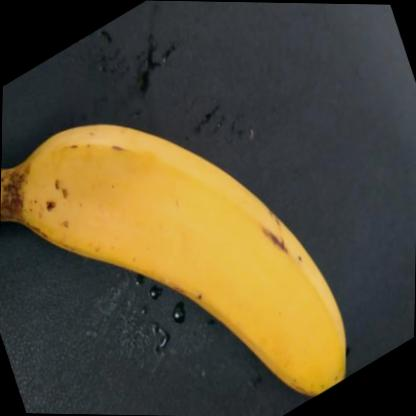
#> input picture agrigrade-frontend/ai-backend/dataset/banana/A/grade_a_01.jpg, 416 x 416 px
$ python -i gemini_vision.py   (imports and definitions only)
#> lines starting #> are read from the running program, lines starting #| are printed output that depends on the picture; after the words box and inside, x2 and y2 are one past the last pixel; in counts of white or black regions, pixels touching at a corner belong together
### ai-service/src/inference/model_registry.py
"""
Centralized Model Registry for AgriGrade AI.
Registers supported crops, available CNN/YOLO models, and handles canonical naming and model statuses.
"""

import json
from pathlib import Path

BASE_DIR = Path(__file__).resolve().parent.parent.parent
MODELS_DIR = BASE_DIR / "models"
CONFIGS_DIR = BASE_DIR / "configs" / "grading"

CROP_CANONICAL_MAP = {
    "banana": "banana",
    "bananas": "banana",

    "mango": "mango",
    "mangoes": "mango",

    "tomato": "tomato",
    "tomatoes": "tomato",

    "onion": "onion",
    "onions": "onion",

    "brinjal": "brinjal",
    "eggplant": "brinjal",
    "baingan": "brinjal",

    "okra": "okra",
    "bhendi": "okra",
    "bhindi": "okra",
    "ladies finger": "okra",
    "lady finger": "okra",

    "green_chilli": "green_chilli",
    "green chilli": "green_chilli",
    "green chili": "green_chilli",
    "chilli": "green_chilli",
    "chili": "green_chilli",

    "drumstick": "drumstick",
    "moringa": "drumstick",
    "murungai": "drumstick",

    "beetroot": "beetroot",
    "beet": "beetroot",

    "bottle_gourd": "bottle_gourd",
    "bottle gourd": "bottle_gourd",
    "lauki": "bottle_gourd",

    "bitter_gourd": "bitter_gourd",
    "bitter gourd": "bitter_gourd",
    "karela": "bitter_gourd",

    "snake_gourd": "snake_gourd",
    "snake gourd": "snake_gourd",
    "pudalangai": "snake_gourd",

    "carrot": "carrot",
    "carrots": "carrot",
    "gajar": "carrot",

    "tapioca": "tapioca",
    "cassava": "tapioca",
    "maravalli": "tapioca"
}

CROP_DISPLAY_NAMES = {
    "banana": "Banana",
    "mango": "Mango",
    "tomato": "Tomato",
    "onion": "Onion",
    "brinjal": "Brinjal / Eggplant",
    "okra": "Bhendi / Okra",
    "green_chilli": "Green Chilli",
    "drumstick": "Drumstick / Moringa",
    "beetroot": "Beetroot",
    "bottle_gourd": "Bottle Gourd",
    "bitter_gourd": "Bitter Gourd",
    "snake_gourd": "Snake Gourd",
    "carrot": "Carrot",
    "tapioca": "Tapioca / Cassava"
}

class ModelRegistry:
    def __init__ (self):
        self.models_dir = MODELS_DIR
        self._verify_registered_models()

    def _verify_registered_models(self):
        trained_multi_crop_path = Path(r"C:\Users\naksh\.gemini\antigravity\scratch\agrigrade-frontend\crop-quality-ai\crop-quality-ai\models\crop_grade_model.keras")
        has_multi_crop = trained_multi_crop_path.exists()

        self.registry = {
            "banana": {
                "maturity": {
                    "architecture": "EfficientNet-B0",
                    "task": "maturity",
                    "classes": ["overripe", "ripe", "rotten", "unripe"],
                    "model_path": self.models_dir / "banana_maturity" / "cnn" / "best_model" / "model.pth",
                    "input_size": (224, 224),
                    "confidence_threshold": 0.60
                }
            }
        }

        # Add multi-crop trained models from crop-quality-ai
        for crop in ["mango", "tomato", "onion", "okra", "carrot"]:
            self.registry[crop] = {
                "quality": {
                    "architecture": "MobileNetV2 (Keras)",
                    "task": "quality_grade_classification",
                    "classes": [f"{crop}_grade_a", f"{crop}_grade_b", f"{crop}_grade_c"],
                    "model_path": trained_multi_crop_path,
                    "input_size": (224, 224),
                    "experimental": True
                }
            }
#> in run_gemini_vision_analysis, pil_img is the input picture: PIL image 416x416 RGB; mean R, G, B 87, 77.7, 53.4

    # [5 lines left out: function resolve_crop, not called in this run]

    def get_display_name(self, canonical_crop):
        return CROP_DISPLAY_NAMES.get(canonical_crop, canonical_crop.replace("_", " ").title())

    # [52 lines left out: functions get_cnn_info, get_yolo_info, not called in this run]

# Singleton Instance
model_registry = ModelRegistry()

### ai-service/src/inference/gemini_vision.py
"""
Gemini Vision Multimodal Reasoning & Visual Computer Vision Layer for AgriGrade AI.
Provides structured visual evidence analysis for all supported crops (Banana, Tomato, Mango, Onion, Okra, Carrot, etc.).
Explicitly distinguishes:
- Natural ripening browning / sugar speckling ≠ Fungal growth / mold spores ≠ Mechanical bruising ≠ Active soft rot ≠ General surface discoloration
"""

import os
import io
import json
import numpy as np
from PIL import Image
from inference.model_registry import model_registry

def analyze_produce_pixels(pil_img):
    """
    Universal produce segmentation and surface computer vision scanner distinguishing:
    1. Severe fungal rot decomposition / dehydration wrinkling / mold spores -> REJECT
    2. Overripe / browning / decay -> GRADE C or REJECT
    3. Clean / Ripe -> GRADE A / B
    4. Dominant crop color profile
    """
    try:
        arr = np.array(pil_img.convert("RGB")).astype(float)
        h, w, _ = arr.shape

        r = arr[:, :, 0]
        g = arr[:, :, 1]
        b = arr[:, :, 2]
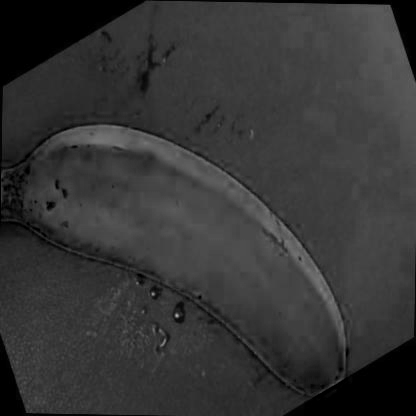
#> b: shape (416, 416) float64; min 0, max 177, mean 53.4

        # Calculate luminance and gradient (Laplacian / texture edge density)
        gray = 0.299 * r + 0.587 * g + 0.114 * b
        dy, dx = np.gradient(gray)
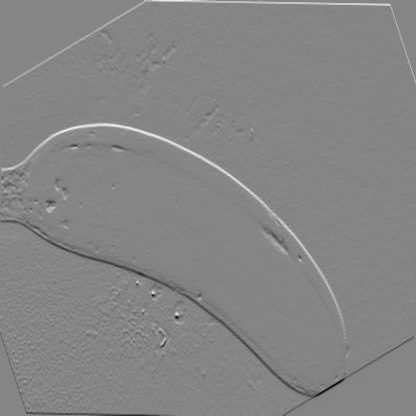
#> dy: shape (416, 416) float64; min -64.84, max 59.29, mean 0; drawn with min black and max white
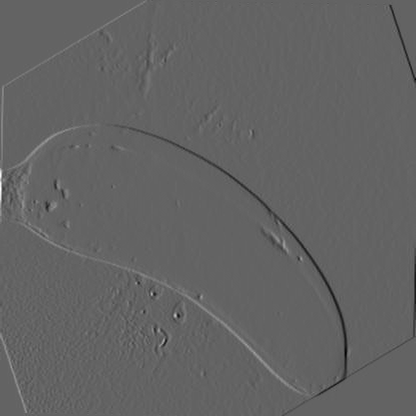
#> dx: shape (416, 416) float64; min -64.81, max 100.9, mean 0; drawn with min black and max white
        grad_mag = np.sqrt(dx**2 + dy**2)
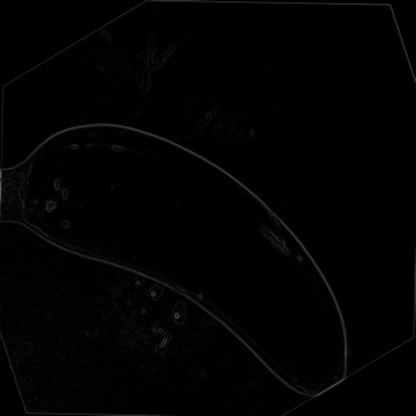
#> grad_mag: shape (416, 416) float64; min 0, max 100.9, mean 2.4

        # HSV Conversion for robust produce segmentation
        max_c = np.maximum(np.maximum(r, g), b)
        min_c = np.minimum(np.minimum(r, g), b)
        val = max_c / 255.0
        sat = np.where(max_c == 0, 0, (max_c - min_c) / np.maximum(1.0, max_c))
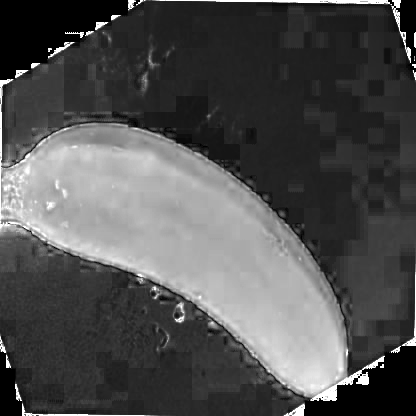
#> sat: shape (416, 416) float64; min 0, max 1, mean 0.318

        # Produce mask: chromatic object or distinct textured region (excluding flat studio backgrounds)
        is_produce = (sat > 0.12) | ((val > 0.12) & (val < 0.92) & (grad_mag > 4))
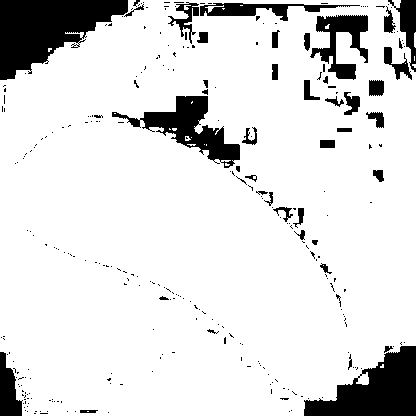
#> is_produce: shape (416, 416) bool; 87.3% white; 292 black regions (247 under 20 px), largest, box (x1, y1, x2, y2) and area: (0, 0, 128, 80) 5972, (304, 346, 416, 416) 4452, (112, 96, 240, 168) 2993
        total_produce = np.sum(is_produce)
#> total_produce = 151032
        if total_produce == 0:
            return {"dark_ratio": 0.0, "white_ratio": 0.0, "necrotic_ratio": 0.0, "wrinkle_ratio": 0.0, "mean_gradient": 0.0, "dominant_color": "unknown"}

        # Produce peel color masks
        yellow_green_peel = (r > b + 15) & (g > b + 10) & is_produce
#> yellow_green_peel: shape (416, 416) bool; 26.8% white; 1 white region, box (x1, y1, x2, y2) and area: (0, 123, 347, 398) 46293
        red_orange_peel = (r > 85) & (r > g + 10) & (r > b + 10) & is_produce
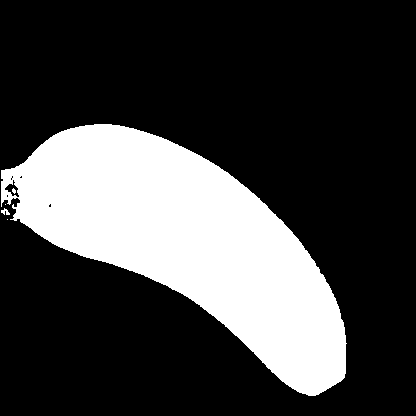
#> red_orange_peel: shape (416, 416) bool; 25.8% white; 5 white regions (3 under 20 px), largest, box (x1, y1, x2, y2) and area: (1, 124, 347, 396) 44519, (1, 208, 10, 215) 35

        # Dark sunken rot lesions (distinct pitch-black decay on produce)
        dark_rot = (r < 50) & (g < 50) & (b < 50) & is_produce
#> dark_rot: shape (416, 416) bool; 17.6% white; 438 white regions (400 under 20 px), largest, box (x1, y1, x2, y2) and area: (0, 15, 162, 195) 12358, (15, 248, 416, 416) 8884, (0, 214, 147, 309) 4476

        # Necrotic soft rot (water-soaked brownish-grey collapsed tissue on tomato/vegetables)
        necrotic_lesion = (r > 50) & (r < 110) & (g < 55) & (b < 55) & is_produce
#> necrotic_lesion: shape (416, 416) bool; 0.75% white; 120 white regions (112 under 20 px), largest, box (x1, y1, x2, y2) and area: (0, 174, 22, 221) 475, (141, 129, 229, 172) 174, (207, 312, 258, 358) 64
#> (the rest of the program and of its run is left out)
